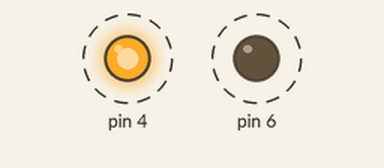
Simulated run of this sketch. Board: Arduino Uno, built with avr-gcc and run on an emulated ATmega328P. Parts: output pins drawn as LEDs (lit = HIGH). Dashed ring = blinking.

Above: at 0.05 s.
Timing chart, 0 to 3.0 s (numbered marks = the images above):
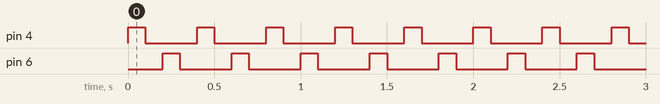

Measured:
- by itself, pin 4, pin 6: alternates HIGH for 0.10 s and LOW for 0.30 s

The sketch:

altblink.ino
```cpp
void setup() {
  // put your setup code here, to run once:
  pinMode(4,OUTPUT);
  pinMode(6,OUTPUT);

}

void loop() {
  // put your main code here, to run repeatedly:
  digitalWrite(4,HIGH);
  delay(100);
  digitalWrite(4,LOW);
  delay(100);
    digitalWrite(6,HIGH);
  delay(100);
  digitalWrite(6,LOW);
  delay(100);


}
```
